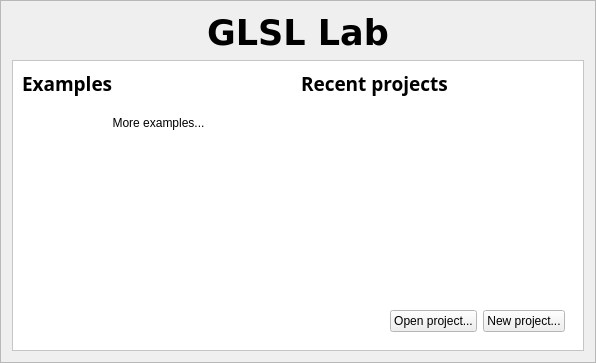
<?xml version="1.0" encoding="UTF-8"?>
<ui version="4.0">
 <class>Welcome</class>
 <widget class="QFrame" name="Welcome">
  <property name="geometry">
   <rect>
    <x>0</x>
    <y>0</y>
    <width>596</width>
    <height>363</height>
   </rect>
  </property>
  <property name="windowTitle">
   <string>Frame</string>
  </property>
  <property name="frameShape">
   <enum>QFrame::StyledPanel</enum>
  </property>
  <property name="frameShadow">
   <enum>QFrame::Raised</enum>
  </property>
  <layout class="QVBoxLayout" name="verticalLayout">
   <item>
    <widget class="QLabel" name="label">
     <property name="maximumSize">
      <size>
       <width>16777215</width>
       <height>50</height>
      </size>
     </property>
     <property name="font">
      <font>
       <family>DejaVu Sans</family>
       <pointsize>26</pointsize>
       <weight>75</weight>
       <bold>true</bold>
      </font>
     </property>
     <property name="text">
      <string>GLSL Lab</string>
     </property>
     <property name="textFormat">
      <enum>Qt::PlainText</enum>
     </property>
     <property name="alignment">
      <set>Qt::AlignCenter</set>
     </property>
    </widget>
   </item>
   <item>
    <widget class="QFrame" name="frame">
     <property name="palette">
      <palette>
       <active>
        <colorrole role="Base">
         <brush brushstyle="SolidPattern">
          <color alpha="255">
           <red>255</red>
           <green>255</green>
           <blue>255</blue>
          </color>
         </brush>
        </colorrole>
        <colorrole role="Window">
         <brush brushstyle="SolidPattern">
          <color alpha="255">
           <red>255</red>
           <green>255</green>
           <blue>255</blue>
          </color>
         </brush>
        </colorrole>
       </active>
       <inactive>
        <colorrole role="Base">
         <brush brushstyle="SolidPattern">
          <color alpha="255">
           <red>255</red>
           <green>255</green>
           <blue>255</blue>
          </color>
         </brush>
        </colorrole>
        <colorrole role="Window">
         <brush brushstyle="SolidPattern">
          <color alpha="255">
           <red>255</red>
           <green>255</green>
           <blue>255</blue>
          </color>
         </brush>
        </colorrole>
       </inactive>
       <disabled>
        <colorrole role="Base">
         <brush brushstyle="SolidPattern">
          <color alpha="255">
           <red>255</red>
           <green>255</green>
           <blue>255</blue>
          </color>
         </brush>
        </colorrole>
        <colorrole role="Window">
         <brush brushstyle="SolidPattern">
          <color alpha="255">
           <red>255</red>
           <green>255</green>
           <blue>255</blue>
          </color>
         </brush>
        </colorrole>
       </disabled>
      </palette>
     </property>
     <property name="autoFillBackground">
      <bool>true</bool>
     </property>
     <property name="frameShape">
      <enum>QFrame::StyledPanel</enum>
     </property>
     <layout class="QGridLayout" name="gridLayout">
      <item row="0" column="0">
       <widget class="QLabel" name="label_2">
        <property name="font">
         <font>
          <family>Sans Serif</family>
          <pointsize>14</pointsize>
          <weight>75</weight>
          <bold>true</bold>
         </font>
        </property>
        <property name="text">
         <string>Examples</string>
        </property>
       </widget>
      </item>
      <item row="0" column="1">
       <widget class="QLabel" name="label_3">
        <property name="font">
         <font>
          <family>Sans Serif</family>
          <pointsize>14</pointsize>
          <weight>75</weight>
          <bold>true</bold>
         </font>
        </property>
        <property name="text">
         <string>Recent projects</string>
        </property>
       </widget>
      </item>
      <item row="1" column="0">
       <widget class="QFrame" name="example_frame">
        <property name="frameShape">
         <enum>QFrame::NoFrame</enum>
        </property>
        <property name="frameShadow">
         <enum>QFrame::Raised</enum>
        </property>
        <layout class="QVBoxLayout" name="example_layout">
         <item>
          <widget class="QPushButton" name="pushButton_3">
           <property name="text">
            <string>More examples...</string>
           </property>
           <property name="flat">
            <bool>true</bool>
           </property>
          </widget>
         </item>
         <item>
          <spacer name="verticalSpacer">
           <property name="orientation">
            <enum>Qt::Vertical</enum>
           </property>
           <property name="sizeHint" stdset="0">
            <size>
             <width>20</width>
             <height>40</height>
            </size>
           </property>
          </spacer>
         </item>
        </layout>
       </widget>
      </item>
      <item row="1" column="1">
       <widget class="QFrame" name="recent_frame">
        <property name="frameShape">
         <enum>QFrame::NoFrame</enum>
        </property>
        <layout class="QVBoxLayout" name="recent_layout">
         <item>
          <spacer name="verticalSpacer_2">
           <property name="orientation">
            <enum>Qt::Vertical</enum>
           </property>
           <property name="sizeHint" stdset="0">
            <size>
             <width>20</width>
             <height>182</height>
            </size>
           </property>
          </spacer>
         </item>
        </layout>
       </widget>
      </item>
      <item row="2" column="0" colspan="2">
       <widget class="QFrame" name="frame_4">
        <property name="frameShape">
         <enum>QFrame::NoFrame</enum>
        </property>
        <property name="frameShadow">
         <enum>QFrame::Raised</enum>
        </property>
        <layout class="QHBoxLayout" name="horizontalLayout">
         <item>
          <spacer name="horizontalSpacer">
           <property name="orientation">
            <enum>Qt::Horizontal</enum>
           </property>
           <property name="sizeHint" stdset="0">
            <size>
             <width>40</width>
             <height>20</height>
            </size>
           </property>
          </spacer>
         </item>
         <item>
          <widget class="QPushButton" name="open_button">
           <property name="text">
            <string>Open project...</string>
           </property>
          </widget>
         </item>
         <item>
          <widget class="QPushButton" name="new_button">
           <property name="text">
            <string>New project...</string>
           </property>
          </widget>
         </item>
        </layout>
       </widget>
      </item>
     </layout>
    </widget>
   </item>
  </layout>
 </widget>
 <resources/>
 <connections/>
</ui>
